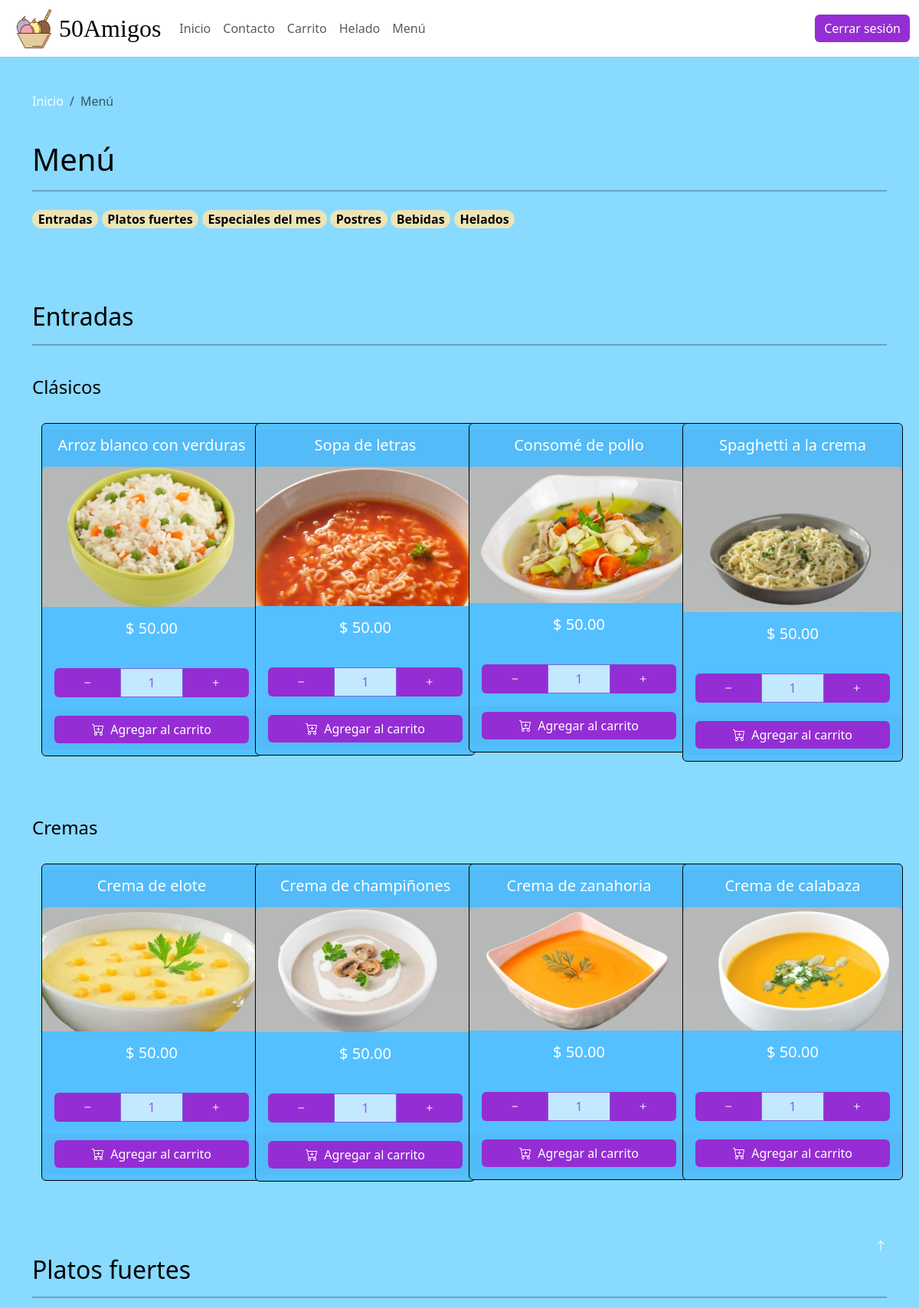
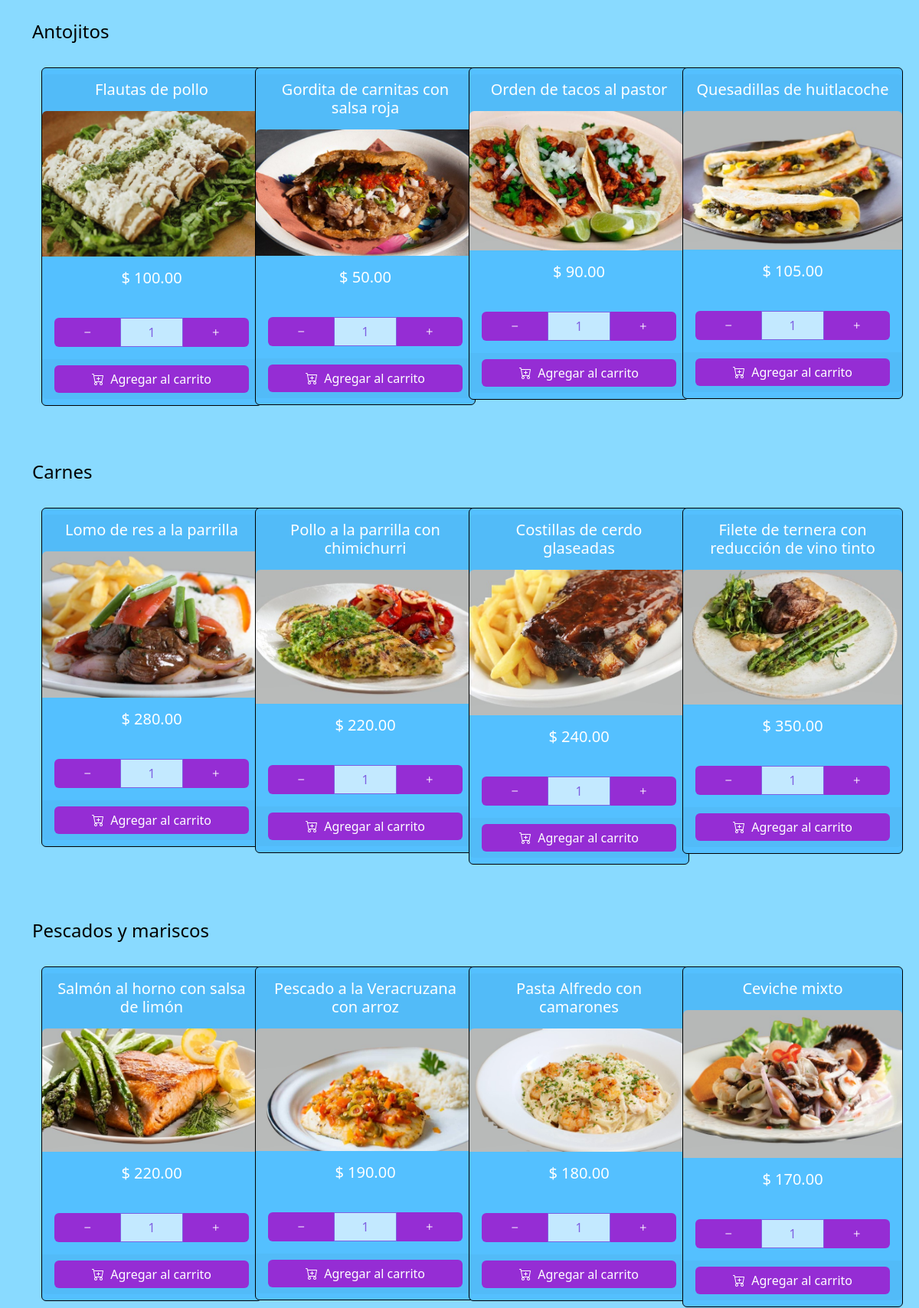
The page /menu (signed in, upper part) on the database its author committed (2 pictures, top to bottom).
### mainApp/models.py (models this page shows, shortened)
class Categoria(models.Model):
    id = models.AutoField(primary_key=True)
    nombre = models.CharField(max_length=100)

class Subcategoria(models.Model):
    id = models.AutoField(primary_key=True)
    nombre = models.CharField(max_length=100)
    categoria = models.ForeignKey(
        Categoria,
        on_delete=models.SET_NULL,
        null=True,
        related_name='subcategorias')

class Platillo(models.Model):
    id = models.AutoField(primary_key=True)
    nombre = models.CharField(max_length=100)
    descripcion = models.TextField(blank=True, null=True, max_length=1000)
    imagen = models.CharField(max_length=1000)
    categoria = models.ForeignKey(
        Categoria,
        on_delete=models.SET_NULL,
        null=True,
        related_name='platillos')
    subcategoria = models.ForeignKey(
        Subcategoria,
        on_delete=models.SET_NULL,
        null=True,
        related_name='platillos')
    precio = models.DecimalField(max_digits=10, decimal_places=2)
    ingredientes = models.TextField(max_length=1000, null=True, blank=True)
    alergenos = models.TextField(max_length=1000, null=True, blank=True)
    def get_ingredientes_list(self):
        if self.ingredientes is None or self.ingredientes.strip() == '':
            return []
        ingredientes = self.ingredientes.split(',')
        return ingredientes
    def get_alergenos_list(self):
        if self.alergenos is None or self.alergenos.strip() == '':
            return []
        alergenos = []
        for alergeno in self.alergenos.split(','):
            alergenos.append(alergeno)
        return alergenos
    def hidden_if_helado(self):
        if re.search('helado', self.nombre, re.IGNORECASE):
            return 'hidden'
        return ''
    def line_through_if_helado(self):
        if re.search('helado', self.nombre, re.IGNORECASE):
            return 'text-decoration-line-through'
        return ''
    def disabled_if_helado(self):
        if re.search('helado', self.nombre, re.IGNORECASE):
            return 'disabled'
        return ''

### mainApp/views.py (the view)
# urls.py: path('menu', views.menu, name='menu'),
@login_required
def menu(request):
    if request.method == 'GET':
        return render(request, 'menu.html', context={
            "categorias": Categoria.objects.all()
        })

### mainApp/templates/menu.html (shortened to what this page needs)
{% extends 'fragments/base.html' %}
{%load static%}
{% block content %}
<nav aria-label="breadcrumb" id="breadcrumb">
<ol class="breadcrumb">
  <li class="breadcrumb-item">
    <a
      class="text-decoration-none"
      href="{% url 'mainApp:inicio' %}">Inicio</a>
  </li>
  <li class="breadcrumb-item active" aria-current="page">Menú</li>
</ol>
</nav>
<br>
<h1>Menú</h1>
<hr>
<div id="categorias">
{% for categoria in categorias %}
  <a
    href="#categoria-{{ categoria.id }}"
    class="badge badge-outline rounded-pill mt-2 text-decoration-none">
    <span class="fs-6">{{ categoria.nombre }}</span>
  </a>
{% endfor %}
</div>
<br>
<br>
<br>
<br>
{% for categoria in categorias %}
  <h2 id="categoria-{{ categoria.id }}" >{{categoria.nombre}}</h2>
  <hr>
  <br>
  {% for subcategoria in categoria.subcategorias.all %}
  <h4>{{subcategoria.nombre}}</h4>
  <br>
  <div class="container">
    <div class="row row-cols-sm-1 row-cols-md-2 row-cols-lg-3 row-cols-xl-4">
      {% for platillo in subcategoria.platillos.all %}
      <div class="col text-center">
        <div
          class="card py-2 "
          style="width: 18rem;" >
          <div class="card-header">
            <h5
              id="platillo-{{ platillo.id }}-nombre">
              {{ platillo.nombre }}
            </h5>
          </div>
          <img
            id="platillo-{{ platillo.id }}-imagen"
            onclick="loadModalDetails( {{ platillo.id }} )"
            data-bs-toggle="modal"
            data-bs-target="#globalModal"
            src="{{ platillo.imagen }}"
            class="card-img-top"
            alt="{{ platillo.imagen }}">
          <div class="card-body">
            <h5
              id="platillo-{{ platillo.id }}-precio"
              class="card-title pricing-card-title text-muted {{ platillo.line_through_if_helado }}">
              $ {{ platillo.precio }}
            </h5>
          </div>
          <div
            {{ platillo.hidden_if_helado }}
            class="card-body">
            <div class="d-grid gap-2">
              <div
                class="btn-group"
                role="group"
                aria-label="Basic mixed styles example">
                <button
                  {{ platillo.disabled_if_helado }}
                  onclick="decrementCount({{ platillo.id }})"
                  type="button"
                  class="btn btn-primary">
                  <i class="bi bi-dash"></i>
                </button>
                <button
                  id="counter{{platillo.id}}"
                  type="button"
                  class="btn btn-outline-primary"
                  disabled
                  />1</button>
                <button
                  {{ platillo.disabled_if_helado }}
                  onclick="incrementCount({{ platillo.id }})"
                  type="button"
                  class="btn btn-primary">
                  <i class="bi bi-plus"></i>
                </button>
              </div>
            </div>
          </div>
          <div
            {{ platillo.hidden_if_helado }}
            class="card-footer text-muted">
            <div class="d-grid gap-2">
              <button
                {{ platillo.disabled_if_helado }}
                class="btn btn-primary"
                onclick="agregarAlCarrito({{ platillo.id }})"
                class="card-link">
                <i class="bi bi-cart-plus"></i>&nbsp;
                Agregar al carrito
              </button>
            </div>
          </div>
        </div>
        <br>
      </div>
      <br>
      {% endfor %}
      <br>
    </div>
    <br>
  </div>
  <br>
  {% endfor %}
  <a href="#breadcrumb" class="text-decoration-none float-end rounded-circle">
    <i class="bi bi-arrow-up"></i>
  </a>
  <br>
{% endfor %}
{% endblock %}

### mainApp/templates/fragments/base.html (shortened to what this page needs)
{% load static %}
<!DOCTYPE html>
<html lang="en">
<head>
  <link
    href="{% static 'css/bootstrap.min.css' %}"
    rel="stylesheet"/>
  <link
    href="{% static 'css/bootstrap-icons.css' %}"
    rel="stylesheet"/>
  <link
    href="{% static 'css/animate.min.css' %}"
    rel="stylesheet"/>
  <link
    href="{% static 'css/global.css' %}"
    rel="stylesheet"/>
</head>
<body>
  <main class="flex-shrink-0">
    <br>
    <br>
    {% include 'fragments/navbar.html' %}
    <br>
    <br>
    <br>
    <div
      id="content"
      class="container animate__animated animate__fadeInLeft">
      {% block content %}{% endblock %}
    </div>
  </main>
</body>
</html>

### mainApp/templates/fragments/navbar.html (shortened to what this page needs)
{% load static %}
<nav class="navbar navbar-expand-lg fixed-top navbar-light">
  <div class="container-fluid">
    <img src="{% static '/img/Logo-50Amigos.png' %}" width="65em" height="55em" alt="...">
    <a class="navbar-brand my-navbar-brand" href="{% url 'mainApp:inicio' %}">
      50Amigos
    </a>
    <div class="collapse navbar-collapse" id="navbarScroll">
    <ul
      class="navbar-nav me-auto my-2 my-lg-0 navbar-nav-scroll"
      style="--bs-scroll-height: 200px;">
      <li class="nav-item">
        <a
          class="nav-link text-center"
          href="{% url 'mainApp:index' %}">
          Inicio
        </a>
      </li>
      <li class="nav-item active">
        <a class="nav-link text-center"
          href="{% url 'mainApp:contacto' %}">
          Contacto
        </a>
      </li>
      {% if request.user.is_authenticated %}
      <li class="nav-item">
        <a
          class="nav-link text-center"
          href="{% url 'mainApp:carrito' %}">
          Carrito
        </a>
      </li>
      <li class="nav-item">
        <a
          class="nav-link text-center"
          href="{% url 'mainApp:votacion' %}">
          Helado
        </a>
      </li>
      <li class="nav-item">
        <a
          class="nav-link text-center"
          href="{% url 'mainApp:menu' %}">
          Menú
        </a>
      </li>
      {% endif %}
    </ul>
    <form class="d-flex float-end" role="search">
      {% if request.user.is_authenticated %}
        <a
          class="btn btn-primary
          type="submit"
          href="{% url 'logout' %}">
          Cerrar sesión
        </a>
      {% endif %}
    </form>
    </div>
  </div>
</nav>

### static/css/global.css (style rules this page uses)
:root { --blue: #89daff; --dark-blue: #54c0ff; --yellow: #ece4b7; --purple: #b17ad1; --dark-purple: #952dd4; --dark-purple-2: #7416ad; --white: white; --muted: rgb(227, 227, 227); --black: black; --red: #d66874; --dark-red: darkred; --gray: #696767; --bs-border-width: 0px; }
a { color: var(--white); }
body { background-color: var(--blue); color: var(--black); }
hr { border: var(--black) 1px solid !important; }
.badge { background-color: var(--yellow); color: var(--black); }
.btn-primary, .btn:hover, .btn:active { background-color: var(--dark-purple); color: var(--white) !important; }
.btn-outline-primary, .btn-outline-primary:hover { background-color: var(--white) !important; color: var(--dark-purple) !important; border: var(--dark-purple) 1px solid !important; }
.card { background-color: var(--dark-blue); color: var(--white); border: var(--black) 1px solid !important; }
.my-navbar-brand { font-family: "Norican Regular", cursive !important; font-size: 2em; color: black !important; }
.navbar { background-color: var(--white); }
.text-muted { --bs-text-opacity: 1; color: var(--white) !important; }

### rows shown on the page
Categoria: nombre "Entradas"
Categoria: nombre "Platos fuertes"
Categoria: nombre "Especiales del mes"
Categoria: nombre "Postres"
Categoria: nombre "Bebidas"
Categoria: nombre "Helados"
Subcategoria: nombre "Clásicos"
Platillo: nombre "Arroz blanco con verduras", imagen (picture), precio "50.00"
Platillo: nombre "Sopa de letras", imagen (picture), precio "50.00"
Platillo: nombre "Consomé de pollo", imagen (picture), precio "50.00"
Platillo: nombre "Spaghetti a la crema", shows a picture, precio "50.00"
Subcategoria: nombre "Cremas"
Platillo: nombre "Crema de elote", imagen (picture), precio "50.00"
Platillo: nombre "Crema de champiñones", imagen (picture), precio "50.00"
Platillo: nombre "Crema de zanahoria", imagen (picture), precio "50.00"
Platillo: nombre "Crema de calabaza", shows a picture, precio "50.00"
Subcategoria: nombre "Antojitos"
Platillo: nombre "Flautas de pollo", imagen (picture), precio "100.00"
Platillo: nombre "Gordita de carnitas con salsa roja", imagen (picture), precio "50.00"
Platillo: nombre "Orden de tacos al pastor", shows a picture, precio "90.00"
Platillo: nombre "Quesadillas de huitlacoche", imagen (picture), precio "105.00"
Subcategoria: nombre "Carnes"
Platillo: nombre "Lomo de res a la parrilla", imagen (picture), precio "280.00"
Platillo: nombre "Pollo a la parrilla con chimichurri", imagen (picture), precio "220.00"
Platillo: nombre "Costillas de cerdo glaseadas", imagen (picture), precio "240.00"
Platillo: nombre "Filete de ternera con reducción de vino tinto", imagen (picture), precio "350.00"
Subcategoria: nombre "Pescados y mariscos"
Platillo: nombre "Salmón al horno con salsa de limón", imagen (picture), precio "220.00"
Platillo: nombre "Pescado a la Veracruzana con arroz", shows a picture, precio "190.00"
Platillo: nombre "Pasta Alfredo con camarones", shows a picture, precio "180.00"
Platillo: nombre "Ceviche mixto", shows a picture, precio "170.00"
